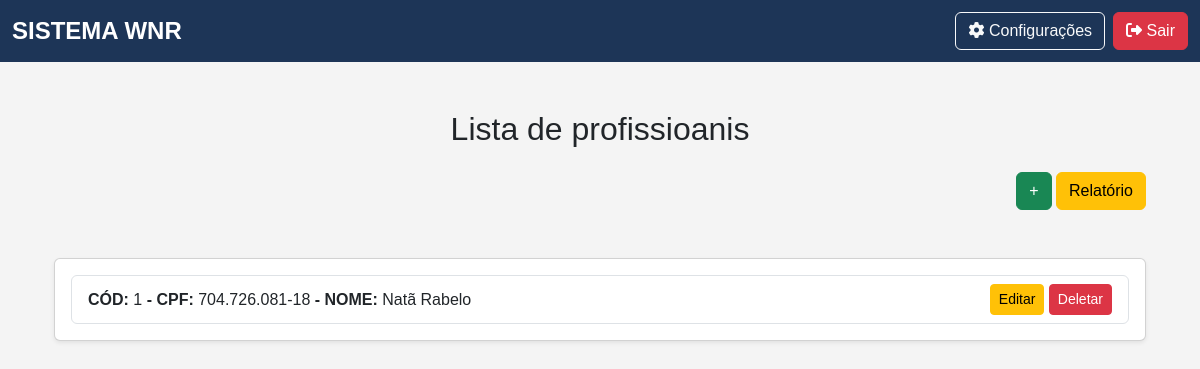
/listar_profissional (signed in), run on an earlier commit of the app's database.
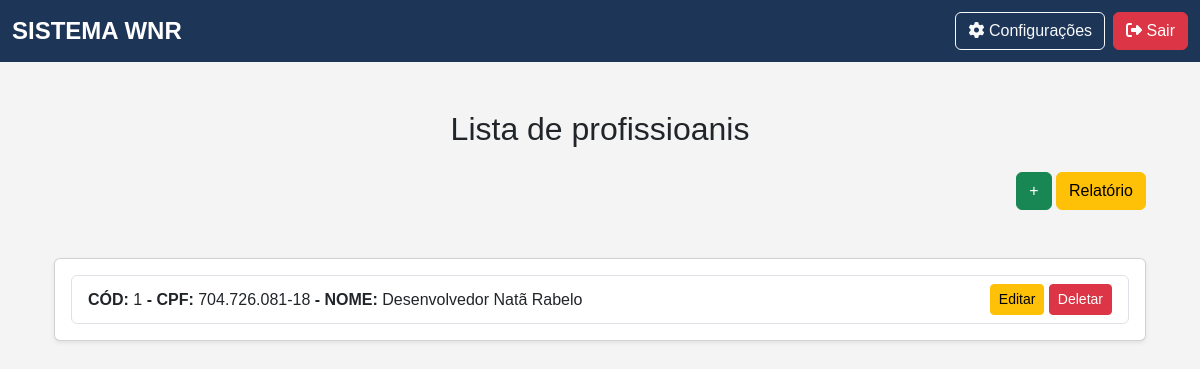
And on a later commit of the database.
### app/models.py (models this page shows)
class Profissional(db.Model):
    __tablename__ = "profissionais"
    id                      = Column(Integer, primary_key=True, index=True)
    nome                    = Column(String, index=True)
    cpf                     = Column(String(11), unique=True, index=True)
    email                   = Column(String, unique=True, index=True)
    data_nascimento         = Column(Date)
    bairro                  = Column(String)
    banco                   = Column(String)
    cep                     = Column(String(8))
    cidade                  = Column(String)
    graduacao               = Column(String)
    issqn                   = Column(String)
    fone_pessoal            = Column(String)
    fone_profissional       = Column(String)
    foto                    = Column(String)
    curriculum_lattes       = Column(String)
    dias_horas_disponiveis  = Column(String)
    endereco_profissional   = Column(String)
    estado                  = Column(String)
    observacoes             = Column(String)
    pix                     = Column(String)
    registro_profissional   = Column(String)
    rg                      = Column(String)
    valor_minimo            = Column(Float)
    encaminhamentos = relationship("Encaminhamento", back_populates="profissional", cascade="all, delete-orphan")
    guias = relationship("Guia", back_populates="profissional")

### app/routes/professional_routes.py (the view)
@professional_bp.route('/listar_profissional', methods=['GET', 'POST'])
@login_required
@role_required('atendimento', 'financeiro', 'admin')
def listar_profissional():
    profissionais = Profissional.query.all()
    return render_template('professional/list.html', profissionais=profissionais)

### app/__init__.py (called while the page is built)
@login_manager.user_loader
def load_user(id):
    return Usuario.query.get(int(id))  # Converte para inteiro e busca no banco

### app/templates/professional/list.html (shortened to what this page needs)
{% extends 'base.html' %}
{% block content %}
<div class="container mt-5">
    <h2 class="text-center mb-4 mt-5">Lista de profissioanis</h2>
    <div class="row mt-4 mb-5">
        <div class="col-md-12 text-end">
                <a href="{{ url_for('professional_bp.cadastrar_profissional') }}" class="btn btn-md btn-success">+</a>
            <a href="{{ url_for('report_bp.report_profissional') }}" class="btn btn-md btn-warning">Relatório</a>
        </div>
    </div>
    <div class="card shadow-sm">
        <div class="card-body">
            <ul class="list-group">
                {% for profissional in profissionais %}
                    <li class="list-group-item d-flex justify-content-between align-items-center">
                        <div>
                            <strong>CÓD: </strong>{{profissional.id}}
                            <strong> - CPF: </strong>{{profissional.cpf}}
                            <strong> - NOME: </strong>{{profissional.nome}}
                        </div>
                        <div>
                            <a href="{{ url_for('professional_bp.editar_profissional', id=profissional.id) }}" class="btn btn-sm btn-warning">Editar</a>
                            <a href="{{ url_for('professional_bp.deletar_profissional', id=profissional.id) }}" class="btn btn-sm btn-danger">Deletar</a>
                        </div>
                    </li>
                {% endfor %}
            </ul>
        </div>
    </div>
</div>
{% endblock %}

What changed in the data, as far as the page shows it:
changed Profissional id 1: nome "Natã Rabelo" → "Desenvolvedor Natã Rabelo"
